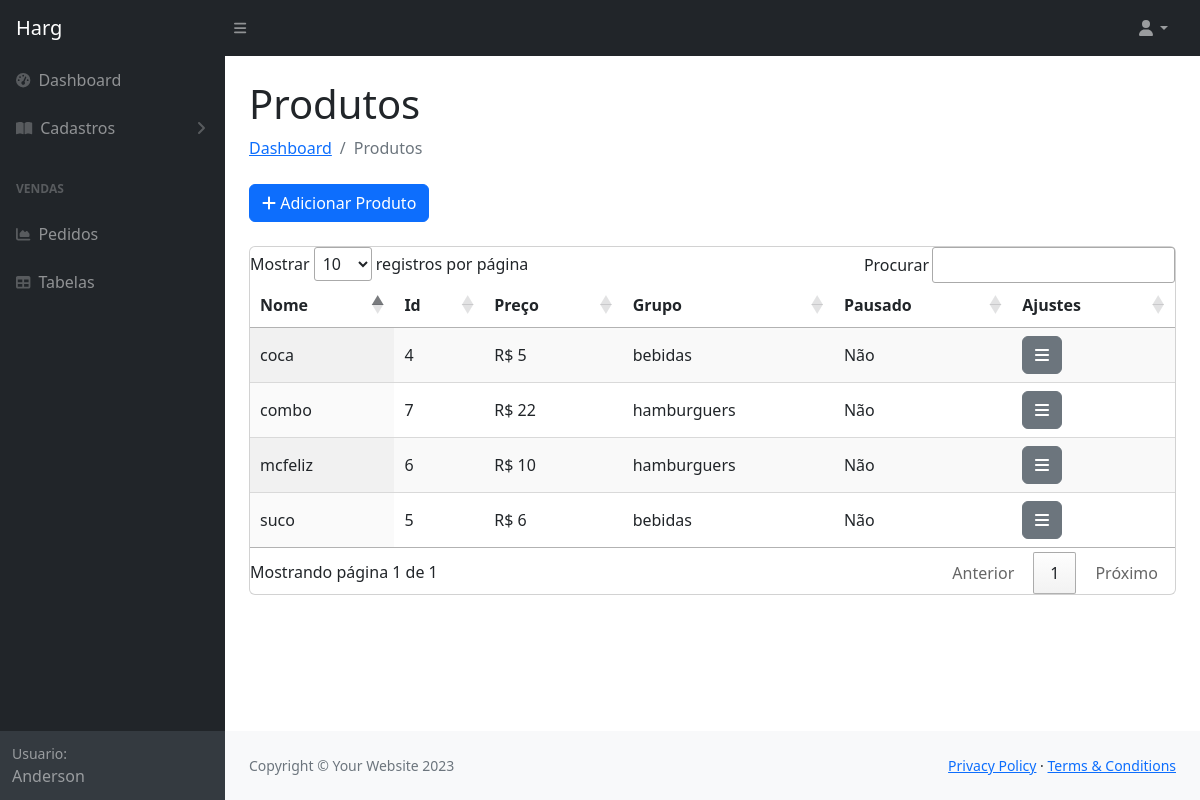
The app's page /dahsboard/cadastros/produtos/ (signed in), older data.
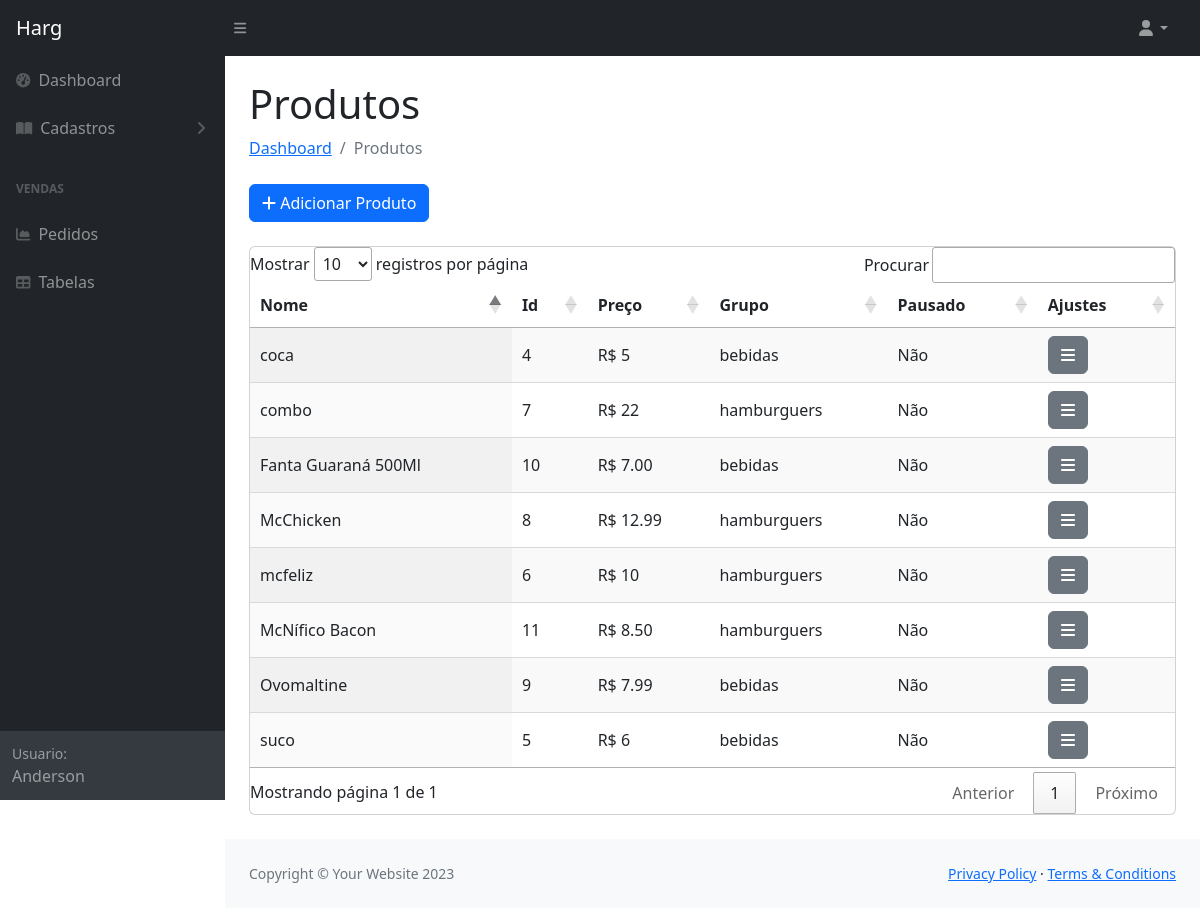
The same page, newer data.
### produto/models.py (models this page shows, shortened)
class Produto(models.Model):
    user = models.ForeignKey(Loja, on_delete=models.CASCADE)
    id_produto = models.AutoField(primary_key=True)
    nome = models.CharField(max_length=255)
    descricao = models.TextField()
    grupo = models.ForeignKey(Grupo, on_delete=models.SET_NULL, null=True, blank=True)
    preco_original = models.CharField(max_length=10, default='0')
    preco_promocional = models.CharField(max_length=10, default='0')
    imagem = models.ImageField(upload_to='produto_imagens/%Y/%m', blank=True, null=True)
    pausado = models.CharField(default='N', max_length=1)

class Grupo(models.Model):
    id_grupo = models.AutoField(primary_key=True)
    nome = models.CharField(max_length=255)
    pausado = models.CharField(default='N', max_length=1)
    user = models.ForeignKey(Loja, on_delete=models.CASCADE)

### produto/views.py (the view)
# urls.py: path('produtos/', views.consulta_produtos, name='consulta_produtos'),
def consulta_produtos(request):
    produtos = Produto.objects.filter(user=request.user)
    return render(request, 'consulta-produtos.html', {'produtos': produtos})

### templates/consulta-produtos.html (shortened to what the changed rows need)
<!DOCTYPE html>
{% load static %}
<html lang="pt-br">
    <head>
        <link href="https://cdn.jsdelivr.net/npm/simple-datatables@7.1.2/dist/style.min.css" rel="stylesheet"/>
        <link rel="stylesheet" type="text/css" href="https://cdn.datatables.net/1.11.3/css/jquery.dataTables.css">
        <link href="{% static 'css/styles.css' %}" rel="stylesheet" />
        <link rel="stylesheet" href="https://cdnjs.cloudflare.com/ajax/libs/font-awesome/5.15.1/css/all.min.css">
    </head>
    <body class="sb-nav-fixed">
        <div id="layoutSidenav">
            <div id="layoutSidenav_content">
                <main>
                    <main>
                        <div class="container-fluid px-4">
                            <h1 class="mt-4">Produtos</h1>
                            <div class="card mb-4">
                                <table id="example" class="display">
                                    <thead>
                                        <tr>
                                            <th>Nome</th>
                                            <th>Id</th>
                                            <th>Preço</th>
                                            <th>Grupo</th>
                                            <th>Pausado</th>
                                            <th>Ajustes</th>
                                        </tr>
                                    </thead>
                                    <tbody>
                                        {% for produto in produtos %}
                                        <tr>
                                            <td>{{ produto.nome }}</td>
                                            <td>{{ produto.id_produto }}</td>
                                            <td>R$ {{ produto.preco_original }}</td>
                                            <td>{{ produto.grupo.nome }}</td>
                                            <td>
                                                <div class="dropdown">
                                                    <label class="form-check-label" id="labelPausado{{ forloop.counter }}" for="pausado{{ forloop.counter }}">
                                                        {% if produto.pausado == 'S' %}Sim{% else %}Não{% endif %}
                                                    </label>
                                                </div>
                                                <td>
                                                    <div class="dropdown">
                                                        <a class="btn btn-secondary" data-bs-toggle="dropdown" href="#" role="button" aria-haspopup="true" aria-expanded="false">
                                                            <i class="fas fa-bars"></i>
                                                        </a>
                                                    </div>
                                                </td>
                                        </tr>
                                        {% endfor %}
                                    </tbody>
                                </table>
                            </div>
                        </div>
                    </main>
                </main>
            </div>
        </div>
    </body>
</html>

Row changes from the older to the newer data that the page shows:
added Produto: nome "McChicken", id_produto "8", preco_original "12.99", grupo.nome "hamburguers", pausado "Não"
added Produto: nome "Ovomaltine", id_produto "9", preco_original "7.99", grupo.nome "bebidas", pausado "Não"
added Produto: nome "Fanta Guaraná 500Ml", id_produto "10", preco_original "7.00", grupo.nome "bebidas", pausado "Não"
added Produto: nome "McNífico Bacon", id_produto "11", preco_original "8.50", grupo.nome "hamburguers", pausado "Não"
